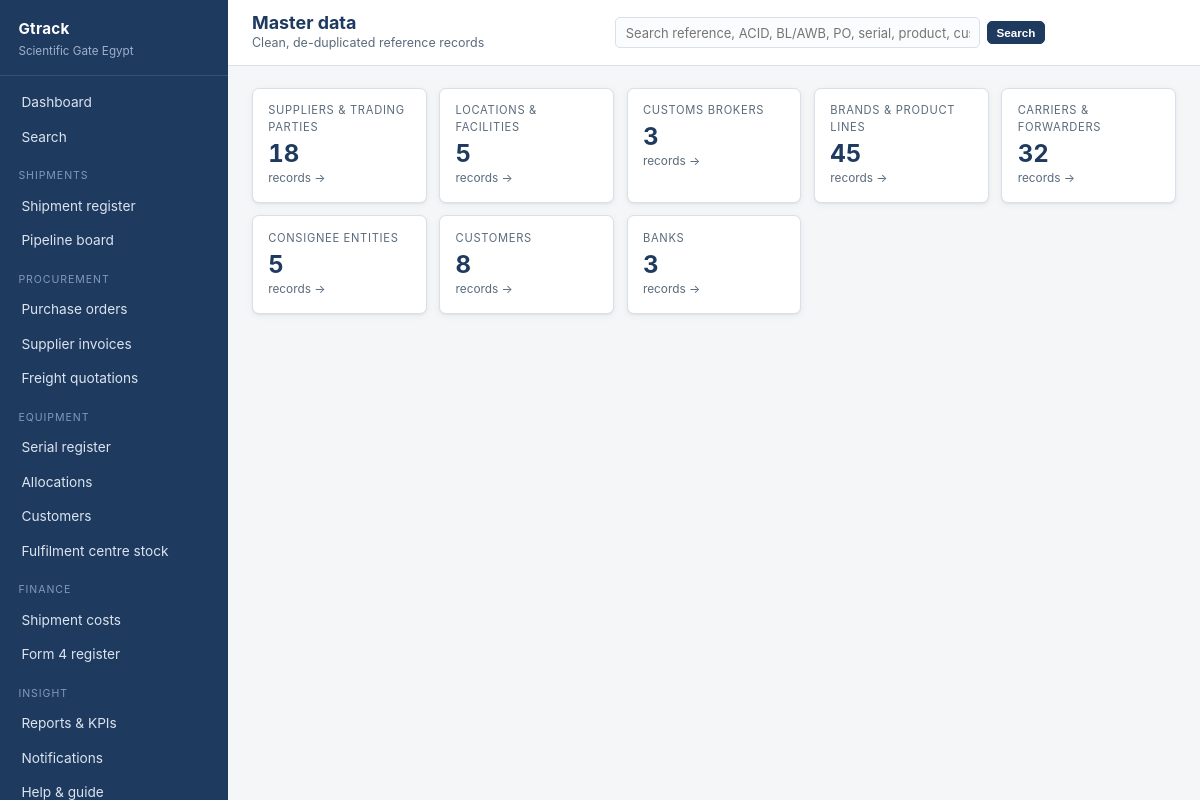
Page /master-data/ (signed in) on the committed database.
### app/models.py (models this page shows, shortened)
class User(UserMixin, db.Model):
    __tablename__ = "users"
    id = db.Column(db.Integer, primary_key=True)
    name = db.Column(db.String(120), nullable=False)
    email = db.Column(db.String(160), unique=True, nullable=False)
    password_hash = db.Column(db.String(256))
    role_id = db.Column(db.Integer, db.ForeignKey("roles.id"))
    phone = db.Column(db.String(40))
    language = db.Column(db.String(5), default="en")   # "en" or "ar"
    is_active_flag = db.Column(db.Boolean, default=True)
    last_login = db.Column(db.DateTime)
    created_at = db.Column(db.DateTime, default=datetime.utcnow)
    role = db.relationship("Role", back_populates="users")
    customers = db.relationship("Customer", back_populates="sales_owner")
    @property
    def is_active(self):
        return bool(self.is_active_flag)
    def can(self, perm):
        return bool(self.role and self.role.has(perm))

### app/views/masters.py (the view)
@bp.route("/")
@login_required
def index():
    counts = {key: spec[0].query.count() for key, spec in REGISTRY.items()}
    return render_template("masters/index.html", registry=REGISTRY, counts=counts)

### app/__init__.py (called while the page is built)
@login_manager.user_loader
def load_user(user_id):
    return db.session.get(User, int(user_id))

### app/i18n.py (called while the page is built)
def get_locale():
    if not has_request_context():
        return DEFAULT_LANGUAGE
    try:
        if current_user.is_authenticated and getattr(current_user, "language", None):
            if current_user.language in LANGUAGES:
                return current_user.language
    except Exception:
        pass
    lang = session.get("language")
    return lang if lang in LANGUAGES else DEFAULT_LANGUAGE

def is_rtl():
    return get_locale() in RTL_LANGUAGES

def direction():
    return "rtl" if is_rtl() else "ltr"

def t(text, **kwargs):
    if text is None:
        return ""
    lang = get_locale()
    entry = TRANSLATIONS.get(str(text))
    if entry:
        out = entry.get(lang) or entry.get("en") or text
    else:
        out = text
    if kwargs:
        try:
            out = out.format(**kwargs)
        except (KeyError, IndexError, ValueError):
            pass
    return out

### app/models.py (called while the page is built)
    def perm_list(self):
        return [p.strip() for p in (self.permissions or "").split(",") if p.strip()]

    def has(self, perm):
        perms = self.perm_list()
        return "*" in perms or perm in perms

    @property
    def name_label(self):
        from .i18n import t
        return t(self.role_name)

### app/templates/masters/index.html
{% extends "base.html" %}
{% block heading %}{{ t("Master data") }}{% endblock %}
{% block crumb %}{{ t("Clean, de-duplicated reference records") }}{% endblock %}
{% block content %}
<div class="tiles">
  {% for key, spec in registry.items() %}
    <a class="tile" href="{{ url_for('masters.listing', entity=key) }}" style="display:block;color:inherit;text-decoration:none">
      <div class="lab">{{ t(spec[1]) }}</div>
      <div class="val">{{ counts[key] }}</div>
      <div class="sub">{{ t("records →") }}</div>
    </a>
  {% endfor %}
</div>
{% endblock %}

### app/templates/base.html (shortened to what this page needs)
<!doctype html>
<html lang="{{ locale }}" dir="{{ direction }}">
<head>
  <link rel="stylesheet" href="{{ url_for('static', filename='style.css') }}">
</head>
<body>
<div class="shell">
  <aside class="sidebar">
    <div class="brand">
      <div class="co">{{ app_name }}</div>
      <div class="sub">{{ org_name }}</div>
    </div>
    <nav class="nav">
      <a href="{{ url_for('dashboard.index') }}" class="{{ 'active' if (request.endpoint or '') == 'dashboard.index' }}">{{ t("Dashboard") }}</a>
      <a href="{{ url_for('search.index') }}" class="{{ 'active' if (request.endpoint or '') == 'search.index' }}">{{ t("Search") }}</a>
      <div class="group">{{ t("Shipments") }}</div>
      <a href="{{ url_for('shipments.index') }}" class="{{ 'active' if (request.endpoint or '') == 'shipments.index' }}">{{ t("Shipment register") }}</a>
      <a href="{{ url_for('shipments.board') }}" class="{{ 'active' if (request.endpoint or '') == 'shipments.board' }}">{{ t("Pipeline board") }}</a>
      {% if current_user.can('view_all') %}
      <div class="group">{{ t("Procurement") }}</div>
      <a href="{{ url_for('purchase_orders.index') }}" class="{{ 'active' if 'purchase_orders' in (request.endpoint or '') }}">{{ t("Purchase orders") }}</a>
      <a href="{{ url_for('finance.invoices') }}" class="{{ 'active' if (request.endpoint or '') == 'finance.invoices' }}">{{ t("Supplier invoices") }}</a>
      <a href="{{ url_for('finance.quotations') }}" class="{{ 'active' if (request.endpoint or '') == 'finance.quotations' }}">{{ t("Freight quotations") }}</a>
      {% endif %}
      <div class="group">{{ t("Equipment") }}</div>
      <a href="{{ url_for('assets.index') }}" class="{{ 'active' if (request.endpoint or '') == 'assets.index' }}">{{ t("Serial register") }}</a>
      <a href="{{ url_for('assets.allocations') }}" class="{{ 'active' if (request.endpoint or '') == 'assets.allocations' }}">{{ t("Allocations") }}</a>
      <a href="{{ url_for('assets.customers') }}" class="{{ 'active' if (request.endpoint or '') == 'assets.customers' }}">{{ t("Customers") }}</a>
      {% if current_user.can('view_all') %}
      <a href="{{ url_for('assets.hub_stock') }}" class="{{ 'active' if (request.endpoint or '') == 'assets.hub_stock' }}">{{ t("Fulfilment centre stock") }}</a>
      {% endif %}
      {% if current_user.can('view_all') or current_user.can('edit_cost') %}
      <div class="group">{{ t("Finance") }}</div>
      <a href="{{ url_for('finance.costs') }}" class="{{ 'active' if (request.endpoint or '') == 'finance.costs' }}">{{ t("Shipment costs") }}</a>
      <a href="{{ url_for('finance.bank_registrations') }}" class="{{ 'active' if (request.endpoint or '') == 'finance.bank_registrations' }}">{{ t("Form 4 register") }}</a>
      {% endif %}
      <div class="group">{{ t("Insight") }}</div>
      {% if current_user.can('view_reports') %}
      <a href="{{ url_for('reports.index') }}" class="{{ 'active' if (request.endpoint or '') == 'reports.index' }}">{{ t("Reports & KPIs") }}</a>
      {% endif %}
      <a href="{{ url_for('admin.notifications') }}" class="{{ 'active' if (request.endpoint or '') == 'admin.notifications' }}">{{ t("Notifications") }}</a>
      <a href="{{ url_for('help.index') }}" class="{{ 'active' if (request.endpoint or '') == 'help.index' }}">{{ t("Help & guide") }}</a>
    </nav>
  </aside>
  <div class="main">
    <div class="topbar">
      <div style="min-width:0">
        <h1 style="font-size:1.12rem;margin:0">{% block heading %}{% endblock %}</h1>
        <div class="crumb">{% block crumb %}{% endblock %}</div>
      </div>
      <form method="get" action="{{ url_for('search.index') }}" class="topsearch">
        <input type="text" name="q" value="{{ request.args.get('q', '') if (request.endpoint or '') == 'search.index' }}"
               placeholder="{{ t('Search reference, ACID, BL/AWB, PO, serial, product, customer…') }}"
               aria-label="{{ t('Search') }}">
        <button class="btn sm" type="submit">{{ t("Search") }}</button>
      </form>
    </div>
    <div class="content">
      {% block content %}{% endblock %}
    </div>
  </div>
</div>
</body>
</html>

### app/static/style.css (style rules this page uses)
:root { --navy:#1f3a5f; --navy-dark:#152a45; --maroon:#8a2f2f; --olive:#4a5a3a; --amber:#c07a1f; --green:#2f7a4f; --ink:#222; --muted:#5b6b7c; --line:#d9e0e7; --line-soft:#e8edf1; --bg:#f4f6f8; --card:#fff; --radius:7px; --shadow:0 1px 2px rgba(16,32,52,.06), 0 2px 8px rgba(16,32,52,.05); }
* { box-sizing:border-box }
body { margin:0;font:14px/1.5 -apple-system,BlinkMacSystemFont,"Segoe UI",Roboto,Helvetica,Arial,sans-serif; color:var(--ink);background:var(--bg);-webkit-font-smoothing:antialiased }
a { color:var(--navy);text-decoration:none }
h1,h2,h3,h4 { margin:0 0 .5rem;line-height:1.25 }
h1 { font-size:1.5rem;color:var(--navy) }
.shell { display:flex;min-height:100vh }
.sidebar { width:228px;flex:0 0 228px;background:var(--navy);color:#dbe4ee;display:flex;flex-direction:column;position:sticky;top:0;height:100vh;overflow-y:auto }
.brand { padding:1.1rem 1.15rem .9rem;border-bottom:1px solid rgba(255,255,255,.11) }
.brand .co { font-weight:700;color:#fff;font-size:.95rem;letter-spacing:.02em }
.brand .sub { font-size:.73rem;color:#9db2cb;margin-top:.15rem }
.nav { padding:.6rem 0;flex:1 }
.nav .group { font-size:.66rem;text-transform:uppercase;letter-spacing:.09em;color:#7f9ab8;padding:.85rem 1.15rem .3rem }
.nav a { display:block;padding:.44rem 1.15rem;color:#dbe4ee;font-size:.855rem;border-left:3px solid transparent }
.main { flex:1;min-width:0;display:flex;flex-direction:column }
.topbar { background:#fff;border-bottom:1px solid var(--line);padding:.75rem 1.5rem;display:flex; align-items:center;gap:1rem;justify-content:space-between;position:sticky;top:0;z-index:20 }
.topbar .crumb { font-size:.78rem;color:var(--muted) }
.content { padding:1.35rem 1.5rem 3rem;flex:1 }
.tiles { display:grid;grid-template-columns:repeat(auto-fit,minmax(158px,1fr));gap:.8rem;margin-bottom:1.15rem }
.tile { background:#fff;border:1px solid var(--line);border-radius:var(--radius);padding:.85rem .95rem;box-shadow:var(--shadow) }
.tile .lab { font-size:.7rem;text-transform:uppercase;letter-spacing:.06em;color:var(--muted);margin-bottom:.3rem }
.tile .val { font-size:1.5rem;font-weight:700;color:var(--navy);line-height:1.1;font-variant-numeric:tabular-nums }
.tile .sub { font-size:.74rem;color:var(--muted);margin-top:.2rem }
.btn { display:inline-block;padding:.42rem .8rem;border-radius:5px;border:1px solid var(--navy); background:var(--navy);color:#fff;font-size:.8rem;font-weight:600;cursor:pointer;text-align:center }
.btn.sm { padding:.25rem .55rem;font-size:.73rem }
input[type=text],input[type=email],input[type=password],input[type=number],input[type=date], input[type=file],select,textarea { width:100%;padding:.42rem .55rem;border:1px solid var(--line);border-radius:5px;font-size:.83rem; font-family:inherit;background:#fff;color:var(--ink) }
.topsearch { display:flex;gap:.4rem;align-items:center;flex:1;max-width:430px;min-width:0 }
.topsearch input { flex:1;min-width:0;padding:.38rem .6rem;font-size:.81rem; border:1px solid var(--line);border-radius:5px;background:#fbfcfd }

### rows in the picture
User: is_active_flag+language "Dashboard", is_active_flag+language "Search", is_active_flag+language "SHIPMENTS", is_active_flag+language "Shipment register", is_active_flag+language "Pipeline board", is_active_flag+language "PROCUREMENT", is_active_flag+language "Purchase orders", is_active_flag+language "Supplier invoices", is_active_flag+language "Freight quotations", is_active_flag+language "EQUIPMENT", is_active_flag+language "Serial register", is_active_flag+language "Allocations", is_active_flag+language "Customers", is_active_flag+language "Fulfilment centre stock", is_active_flag+language "FINANCE", is_active_flag+language "Shipment costs", is_active_flag+language "Form 4 register", is_active_flag+language "INSIGHT", is_active_flag+language "Reports & KPIs", is_active_flag+language "Notifications", is_active_flag+language "Help & guide", is_active_flag+language "Master data", is_active_flag+language "Clean, de-duplicated reference records", q "Search reference, ACID, BL/AWB, PO, serial, product, customer…", is_active_flag+language "SUPPLIERS & TRADING PARTIES" "LOCATIONS & FACILITIES" "CUSTOMS BROKERS" "BRANDS & PRODUCT LINES" "CARRIERS & FORWARDERS" "CONSIGNEE ENTITIES" "CUSTOMERS" "BANKS", is_active_flag+language "records →" "records →" "records →" "records →" "records →" "records →" "records →" "records →"

### other values in the picture
{{ app_name }} "Gtrack"
{{ org_name }} "Scientific Gate Egypt"
{{ counts[key] }} "18" "5" "3" "45" "32" "5" "8" "3"
